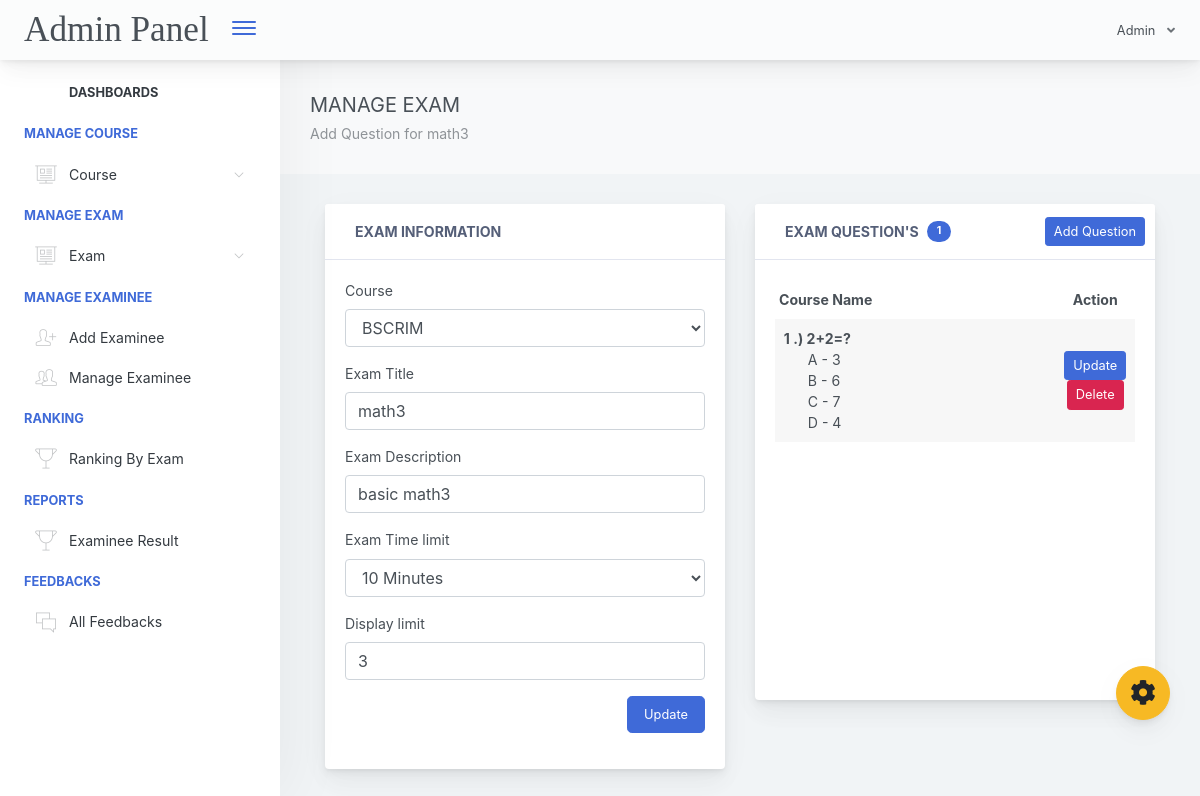
Before: /adminpanel/admin/manage-exam.php?id=26 (signed in) with the older database file.
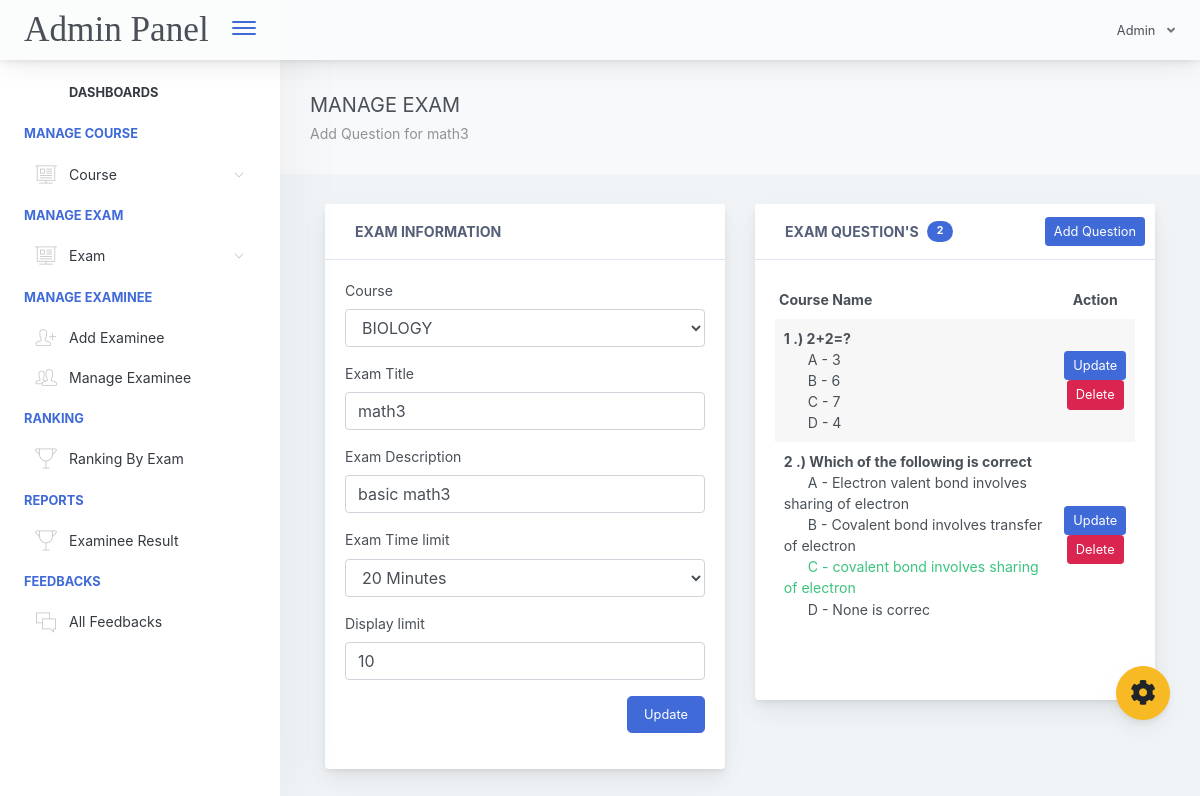
After: the same page with the newer database file.
### tables this page shows
CREATE TABLE `course_tbl` (
  `cou_id` int(11) NOT NULL,
  `cou_name` varchar(1000) NOT NULL,
  `cou_created` timestamp NOT NULL DEFAULT current_timestamp() ON UPDATE current_timestamp()
);

CREATE TABLE `exam_tbl` (
  `ex_id` int(11) NOT NULL,
  `cou_id` int(11) NOT NULL,
  `ex_title` varchar(1000) NOT NULL,
  `ex_time_limit` varchar(1000) NOT NULL,
  `ex_questlimit_display` int(11) NOT NULL,
  `ex_description` varchar(1000) NOT NULL,
  `ex_created` timestamp NOT NULL DEFAULT current_timestamp() ON UPDATE current_timestamp()
);

CREATE TABLE `exam_question_tbl` (
  `eqt_id` int(11) NOT NULL,
  `exam_id` int(11) NOT NULL,
  `exam_question` varchar(1000) NOT NULL,
  `exam_ch1` varchar(1000) NOT NULL,
  `exam_ch2` varchar(1000) NOT NULL,
  `exam_ch3` varchar(1000) NOT NULL,
  `exam_ch4` varchar(1000) NOT NULL,
  `exam_answer` varchar(1000) NOT NULL,
  `exam_status` varchar(1000) NOT NULL DEFAULT 'active'
);

### adminpanel/admin/manage-exam.php (the view, shortened to what the changed rows need)
<?php include("includes/header.php"); ?>
<div class="app-main">
<?php
   $exId = $_GET['id'];
   $selExam = $conn->query("SELECT * FROM exam_tbl WHERE ex_id='$exId' ");
   $selExamRow = $selExam->fetch(PDO::FETCH_ASSOC);
   $courseId = $selExamRow['cou_id'];
   $selCourse = $conn->query("SELECT cou_name as courseName FROM course_tbl WHERE cou_id='$courseId' ")->fetch(PDO::FETCH_ASSOC);
 ?>
<div class="app-main__outer">
        <div class="app-main__inner">
            <div class="app-page-title">
                <div class="page-title-wrapper">
                     <div class="page-title-heading">
                        <div> MANAGE EXAM
                            <div class="page-title-subheading">
                              Add Question for <?php echo $selExamRow['ex_title']; ?>
                            </div>
                        </div>
                    </div>
                </div>
            </div>
            <div class="col-md-12">
            <div id="refreshData">
            <div class="row">
                  <div class="col-md-6">
                      <div class="main-card mb-3 card">
                          <div class="card-body">
                           <form method="post" id="updateExamFrm">
                               <div class="form-group">
                                <label>Course</label>
                                <select class="form-control" name="courseId" required="">
                                  <option value="<?php echo $selExamRow['cou_id']; ?>"><?php echo $selCourse['courseName']; ?></option>
                                </select>
                              </div>
                              <div class="form-group">
                                <label>Exam Title</label>
                                <input type="" name="examTitle" class="form-control" required="" value="<?php echo $selExamRow['ex_title']; ?>">
                              </div>
                              <div class="form-group">
                                <label>Exam Description</label>
                                <input type="" name="examDesc" class="form-control" required="" value="<?php echo $selExamRow['ex_description']; ?>">
                              </div>
                              <div class="form-group">
                                <label>Exam Time limit</label>
                                <select class="form-control" name="examLimit" required="">
                                  <option value="<?php echo $selExamRow['ex_time_limit']; ?>"><?php echo $selExamRow['ex_time_limit']; ?> Minutes</option>
                                </select>
                              </div>
                              <div class="form-group">
                                <label>Display limit</label>
                                <input type="number" name="examQuestDipLimit" class="form-control" value="<?php echo $selExamRow['ex_questlimit_display']; ?>">
                              </div>
                           </form>
                          </div>
                      </div>
                  </div>
                  <div class="col-md-6">
                    <?php
                        $selQuest = $conn->query("SELECT * FROM exam_question_tbl WHERE exam_id='$exId' ORDER BY eqt_id desc");
                    ?>
                     <div class="main-card mb-3 card">
                          <div class="card-header"><i class="header-icon lnr-license icon-gradient bg-plum-plate"> </i>Exam Question's
                            <span class="badge badge-pill badge-primary ml-2">
                              <?php echo $selQuest->rowCount(); ?>
                            </span>
                             <div class="btn-actions-pane-right">
                                <button class="btn btn-sm btn-primary " data-toggle="modal" data-target="#modalForAddQuestion">Add Question</button>
                              </div>
                          </div>
                          <div class="card-body" >
                            <div class="scroll-area-sm" style="min-height: 400px;">
                               <div class="scrollbar-container">
                            <?php
                               if($selQuest->rowCount() > 0)
                               {  ?>
                                 <div class="table-responsive">
                                    <table class="align-middle mb-0 table table-borderless table-striped table-hover" id="tableList">
                                        <thead>
                                        <tr>
                                            <th class="text-left pl-1">Course Name</th>
                                            <th class="text-center" width="20%">Action</th>
                                        </tr>
                                        </thead>
                                        <tbody>
                                          <?php
                                            if($selQuest->rowCount() > 0)
                                            {
                                               $i = 1;
                                               while ($selQuestionRow = $selQuest->fetch(PDO::FETCH_ASSOC)) { ?>
                                                <tr>
                                                        <td >
                                                            <b><?php echo $i++ ; ?> .) <?php echo $selQuestionRow['exam_question']; ?></b><br>
                                                            <?php
                                                              if($selQuestionRow['exam_ch1'] == $selQuestionRow['exam_answer'])
                                                              { ?>
                                                                <span class="pl-4 text-success">A - <?php echo  $selQuestionRow['exam_ch1']; ?></span><br>
                                                              <?php }
                                                              else
                                                              { ?>
                                                                <span class="pl-4">A - <?php echo $selQuestionRow['exam_ch1']; ?></span><br>
                                                              <?php }
                                                              if($selQuestionRow['exam_ch2'] == $selQuestionRow['exam_answer'])
                                                              { ?>
                                                                <span class="pl-4 text-success">B - <?php echo $selQuestionRow['exam_ch2']; ?></span><br>
                                                              <?php }
                                                              else
                                                              { ?>
                                                                <span class="pl-4">B - <?php echo $selQuestionRow['exam_ch2']; ?></span><br>
                                                              <?php }
                                                              if($selQuestionRow['exam_ch3'] == $selQuestionRow['exam_answer'])
                                                              { ?>
                                                                <span class="pl-4 text-success">C - <?php echo $selQuestionRow['exam_ch3']; ?></span><br>
                                                              <?php }
                                                              else
                                                              { ?>
                                                                <span class="pl-4">C - <?php echo $selQuestionRow['exam_ch3']; ?></span><br>
                                                              <?php }
                                                              if($selQuestionRow['exam_ch4'] == $selQuestionRow['exam_answer'])
                                                              { ?>
                                                                <span class="pl-4 text-success">D - <?php echo $selQuestionRow['exam_ch4']; ?></span><br>
                                                              <?php }
                                                              else
                                                              { ?>
                                                                <span class="pl-4">D - <?php echo $selQuestionRow['exam_ch4']; ?></span><br>
                                                              <?php }
                                                             ?>
                                                        </td>
                                                        <td class="text-center">
                                                         <a rel="facebox" href="facebox_modal/updateQuestion.php?id=<?php echo $selQuestionRow['eqt_id']; ?>" class="btn btn-sm btn-primary">Update</a>
                                                         <button type="button" id="deleteQuestion" data-id='<?php echo $selQuestionRow['eqt_id']; ?>'  class="btn btn-danger btn-sm">Delete</button>
                                                        </td>
                                                    </tr>
                                               <?php }
                                            }
                                           ?>
                                        </tbody>
                                    </table>
                                </div>
                               <?php }
                               else
                               { ?>
                                  <h4 class="text-primary">No question found...</h4>
                                 <?php
                               }
                             ?>
                               </div>
                            </div>
                          </div>
                      </div>
                  </div>
              </div>
            </div>
            </div>
            </div>
<?php include("includes/footer.php"); ?>

Changed rows visible on the page:
removed course_tbl: courseId "BSCRIM"
changed exam_tbl "math3": examLimit "10 Minutes" → "20 Minutes"; examQuestDipLimit "3" → "10"
added course_tbl: courseId "BIOLOGY"
added exam_question_tbl: exam_question "Which of the following is correct", exam_ch1 "Electron valent bond involves sharing of electron", exam_ch2 "Covalent bond involves transfer of electron", exam_ch3 "covalent bond involves sharing of electron", exam_ch4 "None is correc"
Other visible differences:
$selQuest->rowCount(): "1" → "2"
